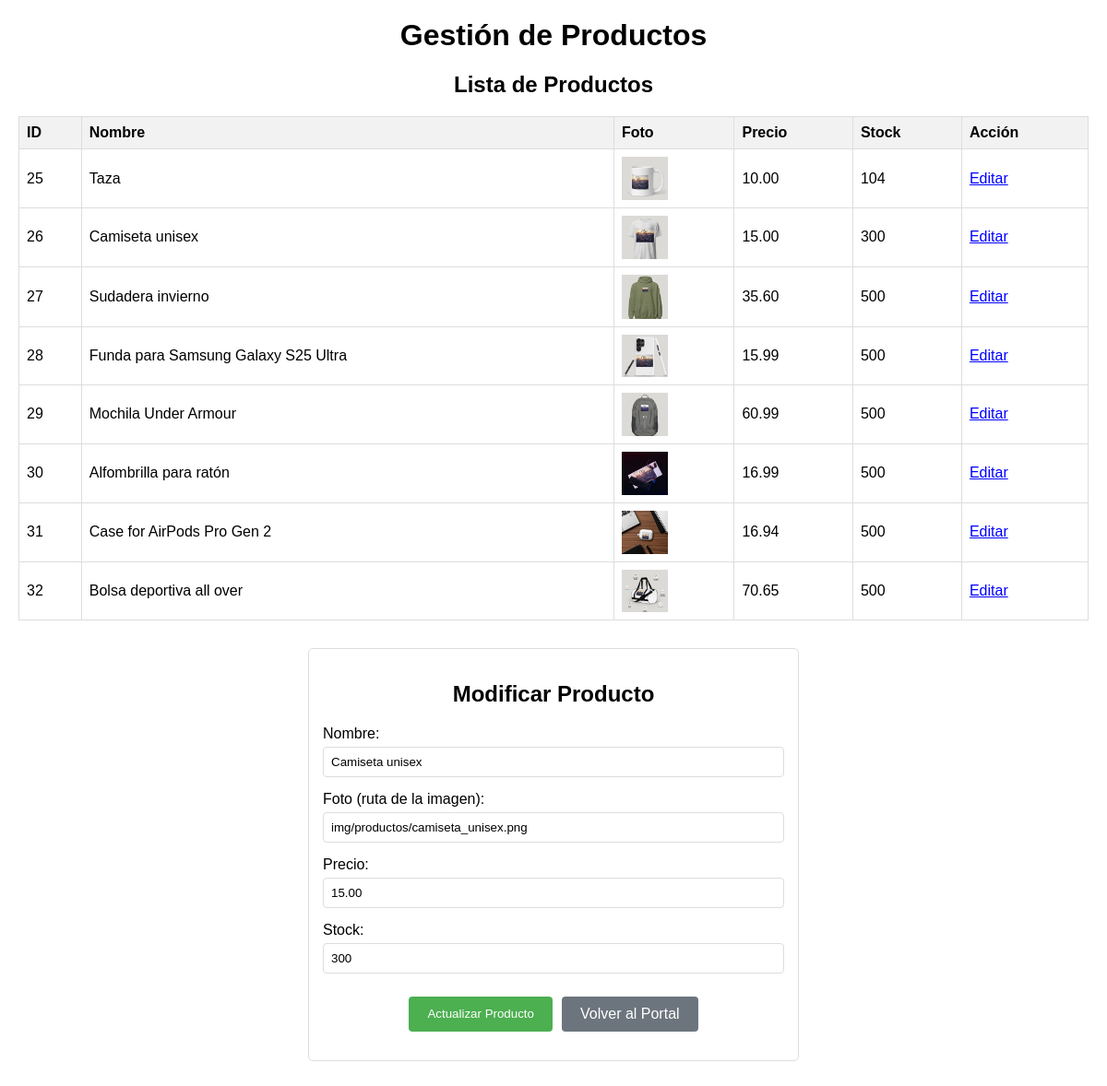
Page /cont_admin_tienda.php?id_producto=26 on the committed database.
### tables this page shows
CREATE TABLE IF NOT EXISTS `productos` (
  `id` int NOT NULL AUTO_INCREMENT,
  `nombre` varchar(255) NOT NULL,
  `foto` varchar(255) NOT NULL,
  `stock` int NOT NULL,
  `precio` decimal(10,2) DEFAULT NULL,
  `description` varchar(255) DEFAULT NULL,
  PRIMARY KEY (`id`)
);

### cont_admin_tienda.php (the view, shortened to what this page needs)
<?php
include 'conexion.php';
mysqli_select_db($conexion, "cimientos & sueños") or die("Error al seleccionar la base de datos: " . mysqli_error($conexion));
$producto_editar = null;
if (isset($_GET['id_producto']) && is_numeric($_GET['id_producto']) && $_GET['id_producto'] > 0) {
    $id = intval($_GET['id_producto']);
    $query = "SELECT * FROM productos WHERE id='$id'";
    $result = mysqli_query($conexion, $query);
    if ($result && mysqli_num_rows($result) > 0) {
        $producto_editar = mysqli_fetch_assoc($result);
    } else {
        $error_producto = "<p style='color:red;'>Error: Producto no encontrado.</p>";
    }
}
$query_productos = "SELECT * FROM `productos`";
$result_productos = mysqli_query($conexion, $query_productos);
?>
<link rel="stylesheet" href="css/admin.css">
<h1>Gestión de Productos</h1>
<div class="section">
    <h2>Lista de Productos</h2>
    <?php if (isset($error_lista_productos)): ?>
        <?php echo $error_lista_productos; ?>
    <?php elseif ($result_productos && mysqli_num_rows($result_productos) > 0): ?>
        <table>
            <tr>
                <th>ID</th>
                <th>Nombre</th>
                <th>Foto</th>
                <th>Precio</th>
                <th>Stock</th>
                <th>Acción</th>
            </tr>
            <?php while ($producto = mysqli_fetch_assoc($result_productos)): ?>
                <tr>
                    <td><?php echo htmlspecialchars($producto['id']); ?></td>
                    <td><?php echo htmlspecialchars($producto['nombre']); ?></td>
                    <td><img src="<?php echo htmlspecialchars($producto['foto']); ?>" alt="<?php echo htmlspecialchars($producto['nombre']); ?>" width="50"></td>
                    <td><?php echo htmlspecialchars($producto['precio']); ?></td>
                    <td><?php echo htmlspecialchars($producto['stock']); ?></td>
                    <td><a href="admin_tienda.php?id_producto=<?php echo htmlspecialchars($producto['id']); ?>" class="edit-link">Editar</a></td>
                </tr>
            <?php endwhile; ?>
        </table>
    <?php else: ?>
        <p class="error">No se encontraron productos.</p>
    <?php endif; ?>
</div>
<?php if ($producto_editar): ?>
    <div class="form-container">
        <h2>Modificar Producto</h2>
        <form method="POST" action="">
            <label>Nombre:</label>
            <input type="text" name="nombre" value="<?php echo htmlspecialchars($producto_editar['nombre']); ?>" required>
            <label>Foto (ruta de la imagen):</label>
            <input type="text" name="foto" value="<?php echo htmlspecialchars($producto_editar['foto']); ?>" required>
            <label>Precio:</label>
            <input type="number" step="0.01" name="precio" value="<?php echo htmlspecialchars($producto_editar['precio']); ?>" required>
            <label>Stock:</label>
            <input type="number" name="stock" value="<?php echo htmlspecialchars($producto_editar['stock']); ?>" required>
            <div class="button-container">
                <button type="submit" name="actualizar_producto">Actualizar Producto</button>
                <a href="http://localhost/portal/index.php" class="btn-volver">Volver al Portal</a>
            </div>
        </form>
    </div>
<?php endif; ?>
</body>
</html>

### css/admin.css (style rules this page uses)
table { border-collapse: collapse; width: 100%; margin-top: 20px; }
th, td { border: 1px solid #ddd; padding: 8px; text-align: left; }
th { background-color: #f2f2f2; }
.form-container { max-width: 500px; margin: 0 auto 30px; padding: 15px; border: 1px solid #ddd; border-radius: 5px; }
.form-container label { display: block; margin: 5px 0; }
.form-container input, .form-container select { width: 100%; padding: 8px; margin-bottom: 10px; border: 1px solid #ddd; border-radius: 4px; }
.form-container button { padding: 10px 20px; background-color: #4CAF50; color: white; border: none; border-radius: 4px; cursor: pointer; }
.edit-link { color: blue; text-decoration: underline; cursor: pointer; }
.section { margin-bottom: 30px; }
.btn-volver { padding: 10px 20px; background-color: #6c757d; color: white; border: none; border-radius: 4px; cursor: pointer; text-decoration: none; display: inline-block; margin-left: 10px; }
h1, h2 { text-align: center; }
.button-container { display: flex; justify-content: center; margin-top: 15px; }

### rows in the picture
productos: id "25", nombre "Taza", foto (picture), precio "10.00", stock "104"
productos: id "26", nombre "Camiseta unisex", foto (picture), precio "15.00", stock "300", foto "img/productos/camiseta_unisex.png"
productos: id "27", nombre "Sudadera invierno", foto (picture), precio "35.60", stock "500"
productos: id "28", nombre "Funda para Samsung Galaxy S25 Ultra", foto (picture), precio "15.99", stock "500"
productos: id "29", nombre "Mochila Under Armour", foto (picture), precio "60.99", stock "500"
productos: id "30", nombre "Alfombrilla para ratón", foto (picture), precio "16.99", stock "500"
productos: id "31", nombre "Case for AirPods Pro Gen 2", foto (picture), precio "16.94", stock "500"
productos: id "32", nombre "Bolsa deportiva all over", foto (picture), precio "70.65", stock "500"
